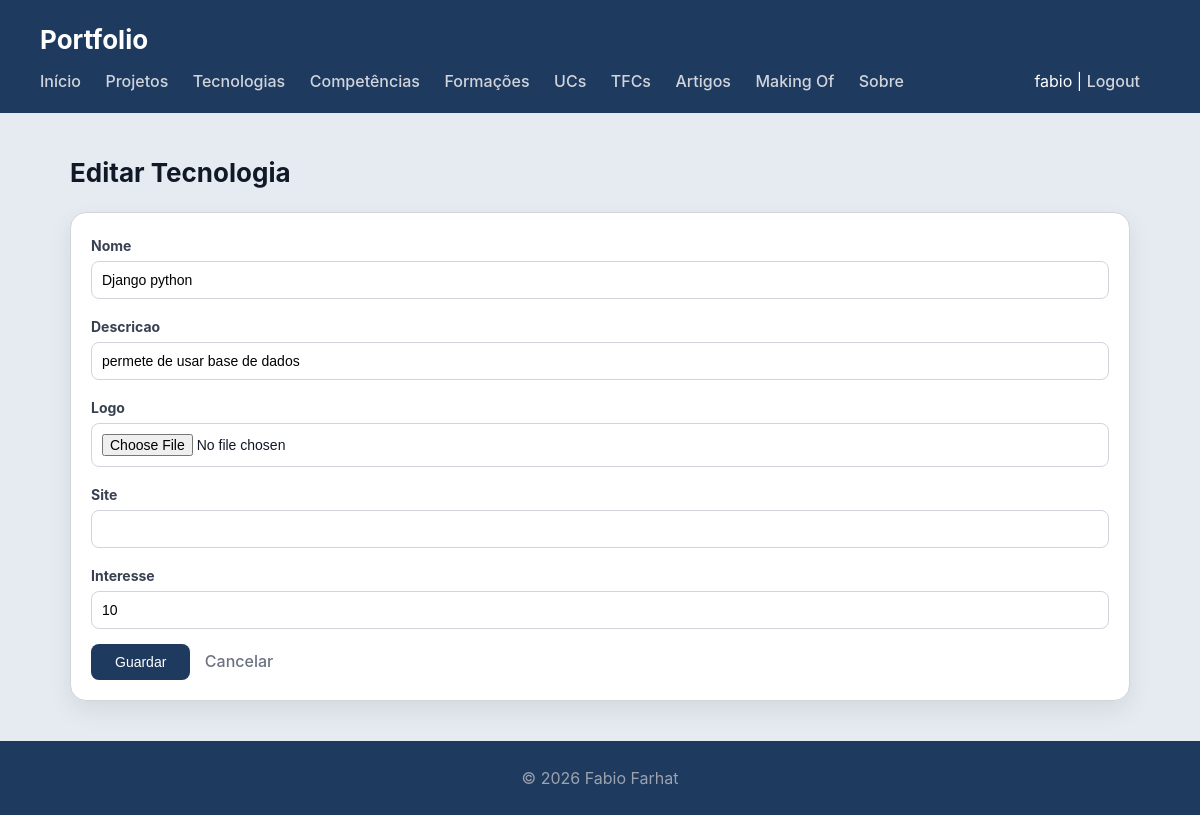
The app's page /portfolio/tecnologias/editar/1/ (signed in) with its own data.
### portfolio/models.py (models this page shows, shortened)
class Tecnologia(models.Model):
    nome = models.CharField(max_length=100)
    descricao = models.CharField(max_length=500, blank=True)
    logo = models.ImageField(upload_to='tecnologias/', blank=True, null=True)
    site = models.URLField(blank=True)
    interesse = models.IntegerField(default=1, help_text="Nível de interesse de 1 a 5")
    class Meta:
        verbose_name_plural = "Tecnologias"

### portfolio/views.py (the view)
# urls.py: path('tecnologias/editar/<int:id>/', views.tecnologia_editar_view, name="tecnologia_editar"),
@login_required(login_url='/accounts/login/')
def tecnologia_editar_view(request, id):
    if not is_gestor(request.user):
        return redirect('portfolio:tecnologias')
    tecnologia = get_object_or_404(Tecnologia, id=id)
    if request.method == 'POST':
        form = TecnologiaForm(request.POST, request.FILES, instance=tecnologia)
        if form.is_valid():
            form.save()
            return redirect('portfolio:tecnologias')
    else:
        form = TecnologiaForm(instance=tecnologia)
    return render(request, 'portfolio/tecnologia_form.html', {'form': form, 'titulo': 'Editar Tecnologia'})

### portfolio/forms.py
class TecnologiaForm(forms.ModelForm):
    class Meta:
        model = Tecnologia
        fields = ['nome', 'descricao', 'logo', 'site', 'interesse']

### portfolio/views.py (called while the page is built)
def is_gestor(user):
    return user.groups.filter(name='gestor-portfolio').exists()

### portfolio/templates/portfolio/tecnologia_form.html (shortened to what this page needs)
{% extends "portfolio/base.html" %}
{% block content %}
<h2>{{ titulo }}</h2>
<section>
    <article>
        <form method="post" enctype="multipart/form-data">
            {% for field in form %}
                <div style="margin-bottom: 15px;">
                    <label for="{{ field.id_for_label }}"><strong>{{ field.label }}</strong></label><br>
                    {{ field }}
                </div>
            {% endfor %}
            <button type="submit">Guardar</button>
            <a href="{% url 'portfolio:tecnologias' %}">Cancelar</a>
        </form>
    </article>
</section>
{% endblock %}

### portfolio/templates/portfolio/base.html (shortened to what this page needs)
<!DOCTYPE html>
<html lang="pt">
<head>
    {% load static %}
    <link rel="stylesheet" href="{% static 'portfolio/styles.css' %}">
</head>
<body>
    <header>
        <h1>Portfolio</h1>
        <nav>
            <a href="{% url 'portfolio:index' %}">Início</a>
            <a href="{% url 'portfolio:projetos' %}">Projetos</a>
            <a href="{% url 'portfolio:tecnologias' %}">Tecnologias</a>
            <a href="{% url 'portfolio:competencias' %}">Competências</a>
            <a href="{% url 'portfolio:formacoes' %}">Formações</a>
            <a href="{% url 'portfolio:ucs' %}">UCs</a>
            <a href="{% url 'portfolio:tfcs' %}">TFCs</a>
            <a href="{% url 'artigos:artigos' %}">Artigos</a>
            <a href="{% url 'portfolio:makingof' %}">Making Of</a>
            <a href="{% url 'portfolio:sobre' %}">Sobre</a>
            {% if user.is_authenticated %}
                <span style="float:right;">
                    {{ user.username }} | <a href="{% url 'accounts:logout' %}">Logout</a>
                </span>
            {% else %}
                <span style="float:right;">
                    <a href="{% url 'accounts:login' %}">Login</a>
                </span>
            {% endif %}
        </nav>
    </header>
    <main>
        {% block content %}
        {% endblock %}
    </main>
    <footer>
        <p>&copy; 2026 Fabio Farhat</p>
    </footer>
</body>
</html>

### portfolio/static/portfolio/styles.css (style rules this page uses)
* { box-sizing: border-box; margin: 0; padding: 0; }
body { font-family: "Inter", "Segoe UI", system-ui, -apple-system, sans-serif; background: #e6ebf2; color: #111827; line-height: 1.5; }
body > header { background: #1e3a5f; color: white; padding: 20px 40px; }
body > header h1 { font-size: 26px; }
body > header nav { margin-top: 10px; }
body > header nav a { color: #d1d5db; margin-right: 20px; text-decoration: none; font-weight: 500; }
main { max-width: 1100px; margin: 40px auto; padding: 0 20px; }
h2 { margin-bottom: 20px; font-size: 26px; }
section > article { background: white; padding: 20px; border-radius: 16px; border: 1px solid #d1d5db; box-shadow: 0 10px 25px rgba(0,0,0,0.08); transition: all 0.25s ease; margin-bottom: 20px; }
article a { color: #1e3a5f; font-weight: 500; }
form label { font-size: 14px; color: #374151; }
form input, form textarea, form select { width: 100%; padding: 10px; border: 1px solid #d1d5db; border-radius: 8px; font-size: 14px; margin-top: 4px; }
form button[type="submit"] { display: inline-block; padding: 10px 24px; background: #1e3a5f; color: white; border: none; border-radius: 8px; font-size: 14px; font-weight: 500; cursor: pointer; margin-right: 10px; transition: background 0.2s; }
form a { color: #6b7280; text-decoration: none; }
footer { text-align: center; padding: 25px; background: #1e3a5f; color: #9ca3af; margin-top: 40px; }

### records on screen
Tecnologia: form "Django python" "permete de usar base de dados" "10"

### other values on screen
{{ user.username }} "fabio"
{{ titulo }} "Editar Tecnologia"
{{ field.label }} "Nome" "Descricao" "Logo" "Site" "Interesse"
